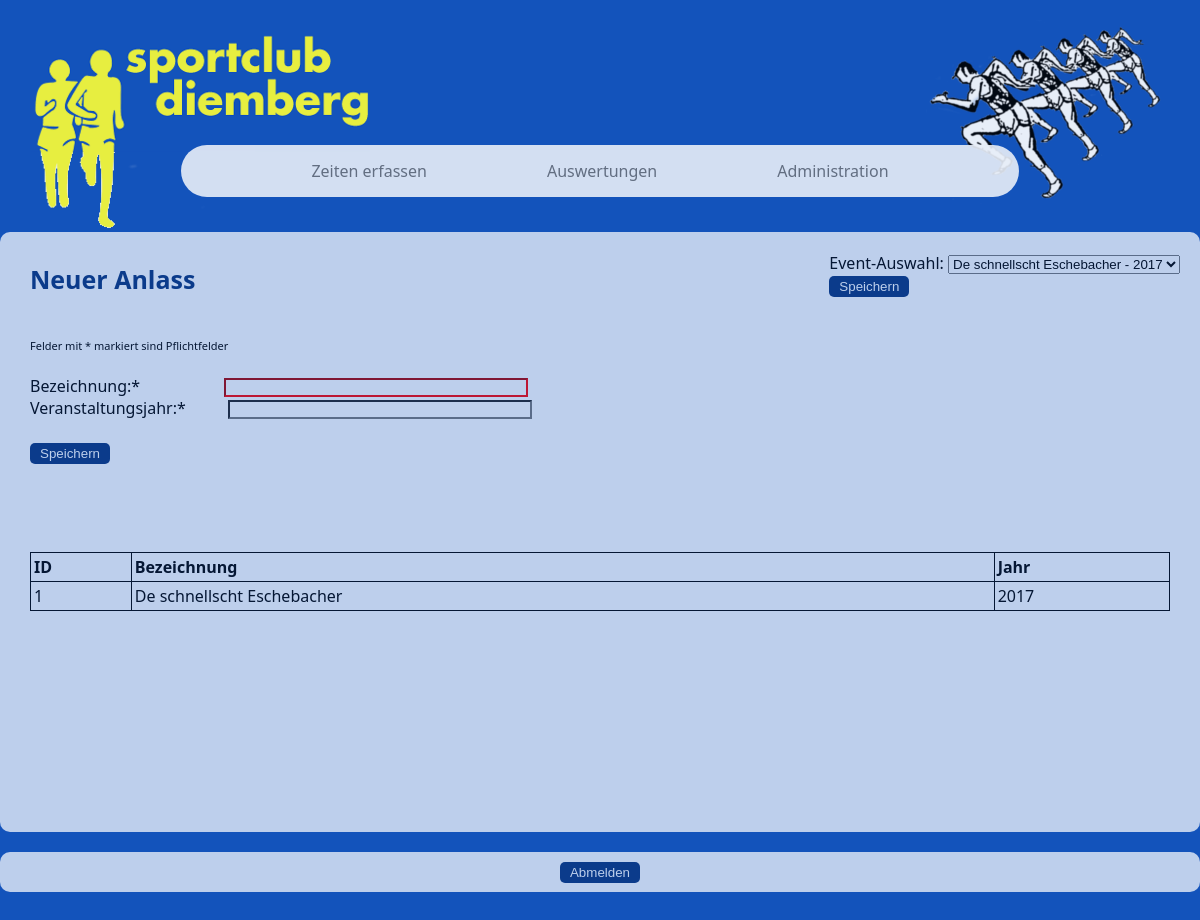
Screenshot of /neuer_anlass.php (signed in) with the database file from the repository.
### tables this page shows
CREATE TABLE IF NOT EXISTS `event` (
`event_id` int(11) NOT NULL,
  `event_name` varchar(50) NOT NULL,
  `year` int(11) NOT NULL
);

### neuer_anlass.php (the view, shortened to what this page needs)
<!DOCTYPE html>
<html>
<head>
	<link rel="stylesheet" href="_css/style.css" type="text/css">
	<link rel="stylesheet" href="_css/style_anlass.css" type="text/css">
	<?php
            include 'php/config.php';
    ?>
</head>
<body onLoad="setFocus();">
	<div id="sitediv">
		<a><img id="scdiemberg_logo" src="_img/sportclubdiemberg_logo_klein.png"/></a>
		<a><img id="deschnellsteschenbacher_logo" src="_img/deschnellsteschenbacher_logo_klein.png"/></a>
		<?php
			include 'includes/navigation.php';
        ?>
		<div id="content">
			<?php
				include 'includes/event_selection.php';
			?>
			<h1 id="site_title">Neuer Anlass</h1>
			<form id="form_verwaltung" action="neuer_anlass.php" method="POST">
				</br><p style="font-size: 11px;">Felder mit * markiert sind Pflichtfelder</p></br>
				Bezeichnung:*			<input  id="bezeichnung" type="text" name="bezeichnung" onblur="colorEmptyField1();" onkeyup="enableSubmitButton();"/></br>
				Veranstaltungsjahr:*	<input  id="veranstaltungsjahr" type="text" name="veranstaltungsjahr" onblur="colorEmptyField2();" onkeyup="enableSubmitButton();"/></br></br>
										<input id="speichern_button" type="submit" name="speichern_button_neuer_anlass" value="Speichern" disabled/>
			</form>
			<?php
				echo "<br><br><br><br>";
				$sql = "SELECT * FROM `event` ORDER BY event_id desc;";
				$res = mysqli_query($db,$sql);
				if(mysqli_num_rows($res) >= 1)
				{
					echo '<table border="1" id="anlass_tabelle">';
					echo "<tr><th>ID</th><th>Bezeichnung</th><th>Jahr</th></tr>";
					while($row = mysqli_fetch_array($res))
					{
						echo "<tr><td>";
						echo $row['event_id'];
						echo "</td><td>";
						echo $row['event_name'];
						echo "</td><td>";
						echo $row['year'];
						echo "</td></tr>";
					}
					echo "</table>";
				}
				else
				{
					echo "There was no matching record for the name " . $searchTerm;
				}
			?>
			<br><br>
		</div>
		<div id="footer">
			<center>
			<?php
				include 'includes/logout.php';
			?>
			</center>
		</div>
	</div>
</body>
</html>

### _css/style.css (style rules this page uses)
* { margin: 0px; padding: 0px; text-decoration: none; }
body { font-family: Segoe UI, Verdana, sans-serif; background-color: rgb(19,83,187); background-size: cover; opacity: 0.9; }
input { background-color:white; }
table { border-collapse: collapse; border: 1.5px solid black; min-width: 780px; max-width: 1180px; }
table td { border: 1.5px solid black; padding: 3px; }
table th { padding: 3px; }
#sitediv { min-width: 820px; max-width: 1250px; margin: 0 auto; text-align: center; }
#scdiemberg_logo { position: absolute; top: 30px; left: 30px; }
#deschnellsteschenbacher_logo { position: absolute; top: 20px; right: 30px; }
#content { min-height: 600px; background: white; opacity: 0.8; clear: both; margin-bottom: 20px; border-radius: 10px; z-index: 1; text-align: left; }
#footer { height: 40px; background: white; margin-top: 10px; opacity: 0.8; margin-bottom: 50px; border-radius: 10px; }
#site_title { font-size: 25px; color: rgb(9,51,121); padding-top: 30px; padding-left: 30px; }
#speichern_button { padding: 3px 10px 3px 10px; border: none; background: rgb(9,51,121); color: white; border-radius: 5px; }
#form_verwaltung { padding-left: 30px; padding-top: 20px; }

### _css/style_anlass.css (style rules this page uses)
#veranstaltungsjahr { width: 300px; margin-left: 38px; }
#bezeichnung { margin-left: 80px; width: 300px; }
#anlass_tabelle { width: 95%; margin: 0 auto; }

### rows the page displays
event: event_id "1", event_name "De schnellscht Eschebacher", year "2017"

### other values shown
form field event_selection "De schnellscht Eschebacher - 2017"
